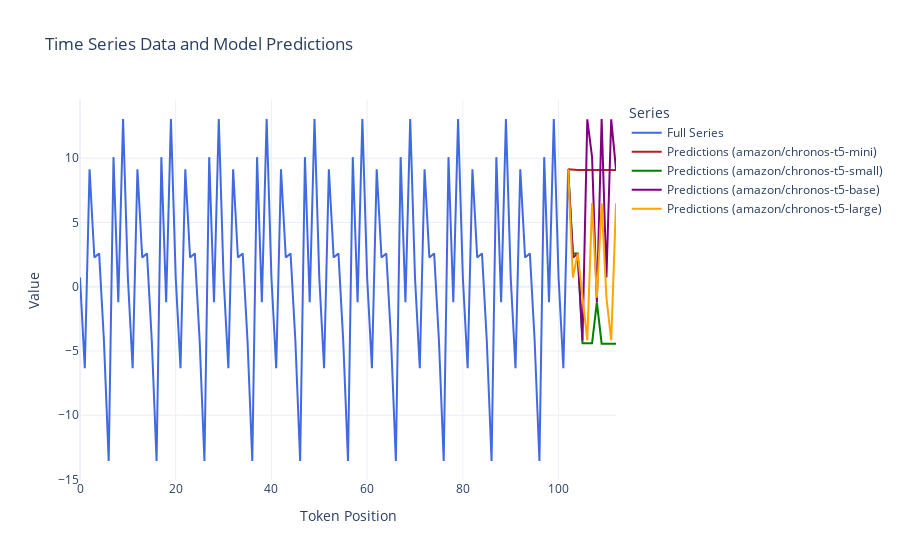

Source (notebook cell):
### Code cell
data = torch.cat((enc_ids[...,:-1], dec_ids[...,1:]), dim=-1)
preds = results
data, preds

fig = go.Figure()

# Add original series (the data)
fig.add_trace(go.Scatter(
    x=np.arange(len(data[0])),
    y=tokenizer.output_transform(data, scale=torch.tensor(1))[0].numpy(),
    mode='lines',
    name='Full Series',
    line=dict(color='royalblue')
))

# Add predictions for each model with different colors
colors = ['firebrick', 'green', 'purple', 'orange', 'teal']
for i, (model_name, model_preds) in enumerate(preds.items()):
    fig.add_trace(go.Scatter(
        x=np.arange(len(data[0])-1, len(data[0]) + len(model_preds[0])),
        y=np.concatenate([[tokenizer.output_transform(data, scale=torch.tensor(1))[0].numpy()[-1]], model_preds[0].numpy()]),
        mode='lines',
        name=f'Predictions ({model_name})',
        line=dict(color=colors[i % len(colors)], width=2)
    ))

# Update layout
fig.update_layout(
    title='Time Series Data and Model Predictions',
    xaxis_title='Token Position',
    yaxis_title='Value',
    legend_title='Series',
    template='plotly_white'
)

fig.show()

### Figure 1 — Plotly figure (JSON) as saved in the notebook; plotly's stock layout.template omitted (floating-point values rounded to 4 significant figures)
{"data": [{"line": {"color": "royalblue"}, "mode": "lines", "name": "Full Series", "type": "scatter", "x": [0, 1, 2, 3, 4, 5, 6, 7, 8, 9, 10, 11, 12, 13, 14, 15, 16, 17, 18, 19, 20, 21, 22, 23, 24, 25, 26, 27, 28, 29, 30, 31, 32, 33, 34, 35, 36, 37, 38, 39, 40, 41, 42, 43, 44, 45, 46, 47, 48, 49, 50, 51, 52, 53, 54, 55, 56, 57, 58, 59, 60, 61, 62, 63, 64, 65, 66, 67, 68, 69, 70, 71, 72, 73, 74, 75, 76, 77, 78, 79, 80, 81, 82, 83, 84, 85, 86, 87, 88, 89, 90, 91, 92, 93, 94, 95, 96, 97, 98, 99, 100, 101, 102], "y": [0.7185, -6.342, 9.142, 2.273, 2.595, -4.179, -13.56, 10.09, -1.21, 13.06, 0.7185, -6.342, 9.142, 2.273, 2.595, -4.179, -13.56, 10.09, -1.21, 13.06, 0.7185, -6.342, 9.142, 2.273, 2.595, -4.179, -13.56, 10.09, -1.21, 13.06, 0.7185, -6.342, 9.142, 2.273, 2.595, -4.179, -13.56, 10.09, -1.21, 13.06, 0.7185, -6.342, 9.142, 2.273, 2.595, -4.179, -13.56, 10.09, -1.21, 13.06, 0.7185, -6.342, 9.142, 2.273, 2.595, -4.179, -13.56, 10.09, -1.21, 13.06, 0.7185, -6.342, 9.142, 2.273, 2.595, -4.179, -13.56, 10.09, -1.21, 13.06, 0.7185, -6.342, 9.142, 2.273, 2.595, -4.179, -13.56, 10.09, -1.21, 13.06, 0.7185, -6.342, 9.142, 2.273, 2.595, -4.179, -13.56, 10.09, -1.21, 13.06, 0.7185, -6.342, 9.142, 2.273, 2.595, -4.179, -13.56, 10.09, -1.21, 13.06, 0.7185, -6.342, 9.142]}, {"line": {"color": "firebrick", "width": 2}, "mode": "lines", "name": "Predictions (amazon/chronos-t5-mini)", "type": "scatter", "x": [102, 103, 104, 105, 106, 107, 108, 109, 110, 111, 112], "y": [9.142, 9.091, 9.091, 9.091, 9.091, 9.091, 9.091, 9.091, 9.091, 9.091, 9.091]}, {"line": {"color": "green", "width": 2}, "mode": "lines", "name": "Predictions (amazon/chronos-t5-small)", "type": "scatter", "x": [102, 103, 104, 105, 106, 107, 108, 109, 110, 111, 112], "y": [9.142, 2.595, 2.595, -4.399, -4.399, -4.399, -1.21, -4.428, -4.428, -4.428, -4.428]}, {"line": {"color": "purple", "width": 2}, "mode": "lines", "name": "Predictions (amazon/chronos-t5-base)", "type": "scatter", "x": [102, 103, 104, 105, 106, 107, 108, 109, 110, 111, 112], "y": [9.142, 2.273, 2.595, -4.179, 13.03, 10.09, -1.21, 13.06, 0.7185, 13.03, 9.142]}, {"line": {"color": "orange", "width": 2}, "mode": "lines", "name": "Predictions (amazon/chronos-t5-large)", "type": "scatter", "x": [102, 103, 104, 105, 106, 107, 108, 109, 110, 111, 112], "y": [9.142, 0.7185, 2.595, -0.8431, -4.179, 6.488, -0.8431, 6.488, -0.8431, -4.172, 6.488]}], "layout": {"legend": {"title": {"text": "Series"}}, "title": {"text": "Time Series Data and Model Predictions"}, "xaxis": {"title": {"text": "Token Position"}}, "yaxis": {"title": {"text": "Value"}}}}
